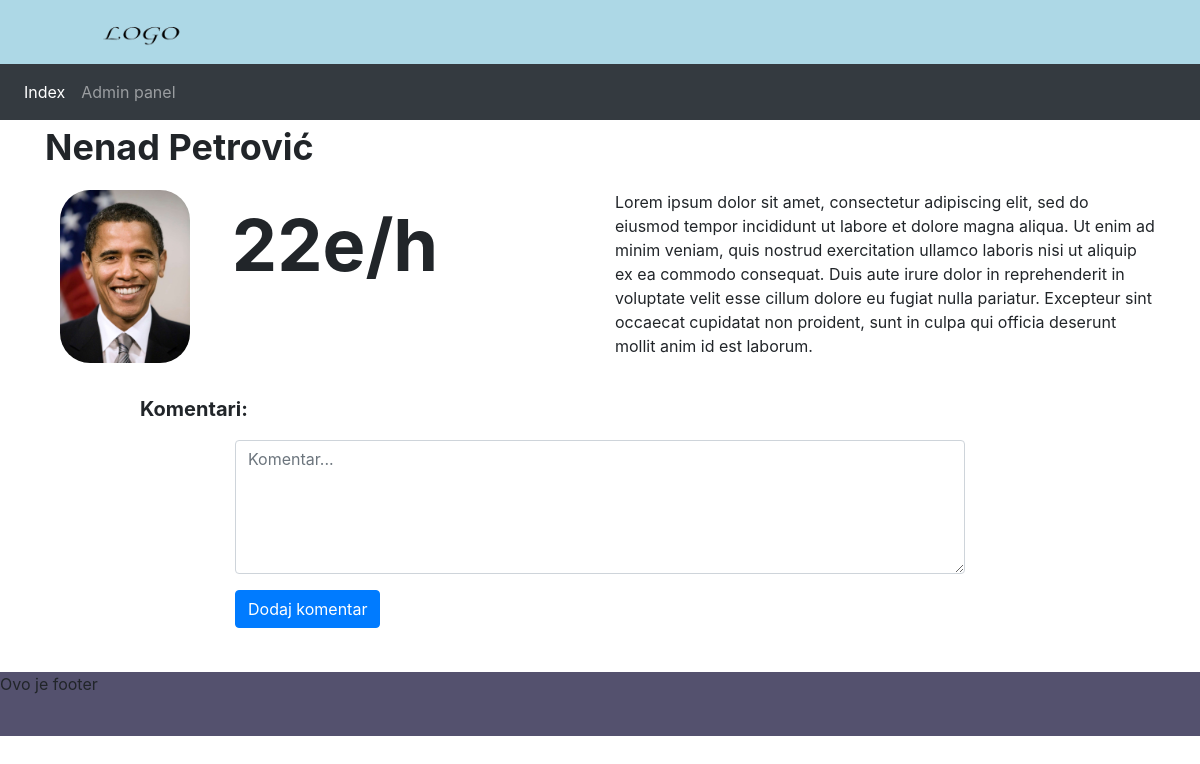
Screenshot of /controllers/view_single?id=7 with the database file from the repository.
### tables this page shows
CREATE TABLE `profiles` (
  `profile_id` int(11) NOT NULL AUTO_INCREMENT,
  `profile_name` varchar(50) DEFAULT NULL,
  `profile_price` int(11) DEFAULT NULL,
  `profile_description` longtext,
  `profile_image` varchar(50) DEFAULT NULL,
  PRIMARY KEY (`profile_id`)
);

### classes/Template.php (called while the page is built, shortened)
<?php
class Template {
    protected $template;
    public function __construct($template){
        $this->template = $template;
    }
    public function __toString(){
    	include basename($this->template);
      	return ob_get_clean();
    }
}

### classes/Database.php (called while the page is built, shortened)
<?php
class Database {
	private $host = DB_HOST;
	private $user = DB_USER;
	private $pass = DB_PASS;
	private $dbname = DB_NAME;
	private $dbh;
	private $stmt;
	public function __construct() {
		$dsn = 'mysql:host=' . $this->host . ';dbname=' . $this->dbname;
		$options = array (
				PDO::ATTR_ERRMODE => PDO::ERRMODE_EXCEPTION,
                PDO::MYSQL_ATTR_INIT_COMMAND => "SET NAMES utf8mb4"
		);
		try {
			$this->dbh = new PDO ($dsn, $this->user, $this->pass, $options);
		}
		catch ( PDOException $e ) {
			$this->error = $e->getMessage();
		}
	}
	public function query($query) {
		$this->stmt = $this->dbh->prepare($query);
	}
	public function bind($param, $value, $type = null) {
		if (is_null ( $type )) {
			switch (true) {
				default :
					$type = PDO::PARAM_STR;
			}
		}
		$this->stmt->bindValue ( $param, $value, $type );
	}
	public function execute(){
		return $this->stmt->execute();
	}
	public function single(){
		$this->execute();
		return $this->stmt->fetch(PDO::FETCH_OBJ);
	}
}

### classes/Profile.php (called while the page is built, shortened)
<?php
class Profile
{
    private $database;
    public function __construct($db)
    {
        $this->database = $db;
    }
    public function getSingleProfile($id)
    {
        $this->database->query("SELECT * FROM `profiles` where profile_id=$id");
        return $this->database->single();
    }
}

### templates/view_single.php (the view, shortened to what this page needs)
<div id="name" class="row">
    <div class="col-md-12">
        <p><?php echo $profile->profile_name; ?></p>
    </div>
</div>
<div class="row">
    <div class="col-md-6">
        <div class="col-sm-2">
            <img class="profile_image round" src="../assets/images/<?php echo $profile->profile_image; ?>">
        </div>
        <div class="col-sm-10">
            <p id="price"><?php echo $profile->profile_price; ?>e/h</p>
        </div>
    </div>
    <div class="col-md-6">
        <p><?php echo $profile->profile_description ?></p>
    </div>
</div>
<div class="row">
    <div class="col-md-10 offset-1">
        <p id="comment_title">Komentari:</p>
    </div>
</div>
<div class="row">
    <div class="col-md-8 offset-2">
        <form action="comments.php" method="post">
            <div class="form-group">
                <textarea class="form-control" id="comment" placeholder="Komentar..." cols="100" rows="5"
                          name="comment_text" required></textarea>
            </div>
            <input type="submit" class="btn btn-primary" name="dodaj_komentar" value="Dodaj komentar">
        </form>
    </div>
</div>
<br>

### assets/css/style.css (style rules this page uses)
.profile_image { position: relative; left: 0; width: 80px; float: left; }
.round { border-radius: 30px; width: 130px; }
#price { font-size: 72px; font-weight: bolder; padding-left: 50px; text-align: center; }
#comment_title { margin-top: 20px; font-weight: bolder; font-size: 20px; }
#name { font-size: 36px; font-weight: bold; }

### rows the page displays
profiles: profile_name "Nenad Petrović", profile_image (picture), profile_price "22", profile_description "Lorem ipsum dolor sit amet, consectetur adipiscing elit, sed do eiusmod tempor incididunt ut labore et dolore magna aliqua. Ut enim ad minim veniam, quis nostrud exercitation ullamco laboris nisi ut aliquip ex ea commodo consequat. Duis aute irure dolor in reprehenderit in voluptate velit esse cillum dolore eu fugiat nulla pariatur. Excepteur sint occaecat cupidatat non proident, sunt in culpa qui officia deserunt mollit anim id est laborum."
